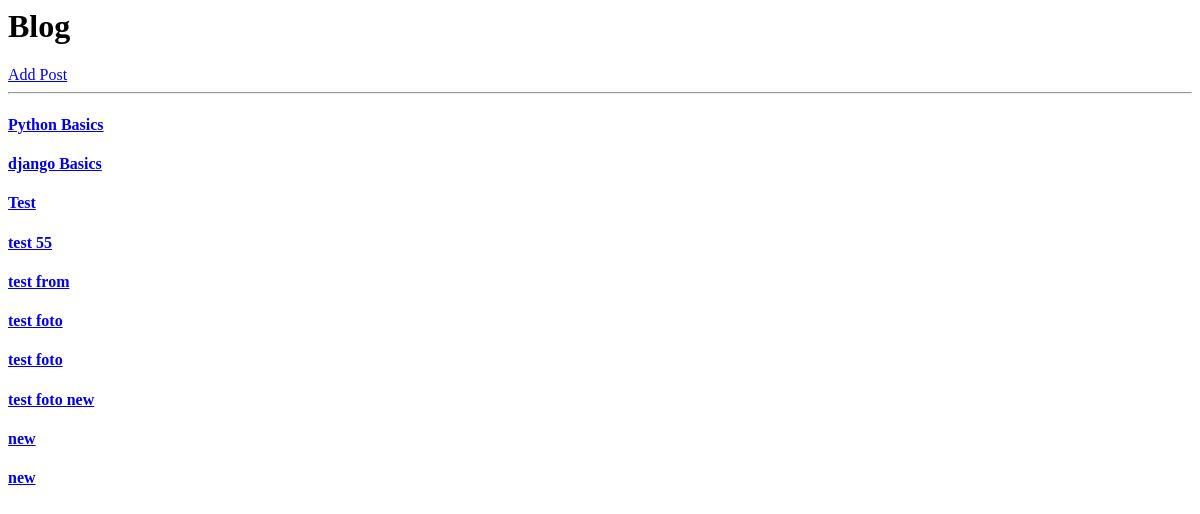
Page /blog/ on the earlier database version.
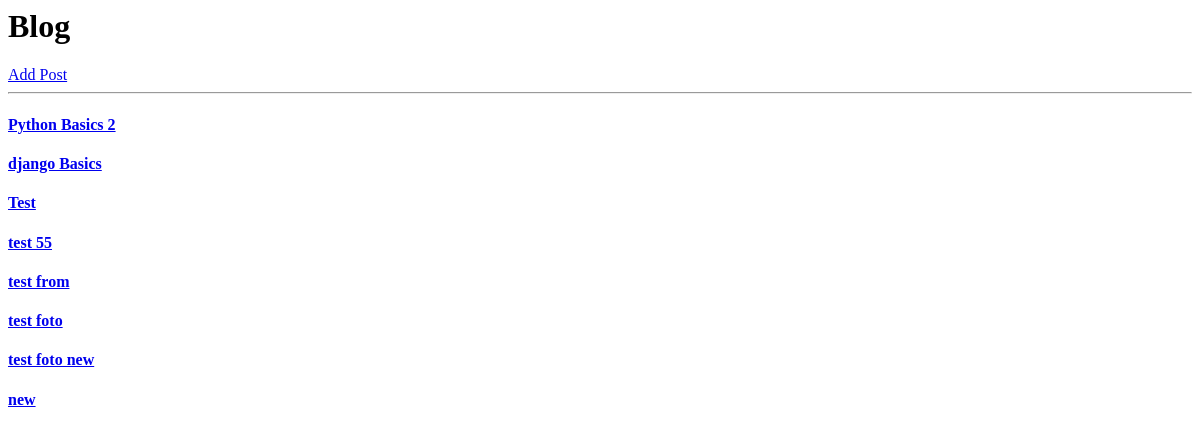
Same page on the later database version.
### posts/models.py (models this page shows)
class Post(models.Model):
    author = models.ForeignKey(User,related_name='post_author' , on_delete=models.SET_NULL,null=True)
    title = models.CharField(max_length=120)
    content = models.TextField(max_length=30000)
    publish_date = models.DateTimeField(default=timezone.now)
    image = models.ImageField(upload_to='posts')
    tags = TaggableManager()

### posts/views.py (the view)
# urls.py: path('blog/' , post_list),
def post_list(request):
    data = Post.objects.all() # list
    return render(request,'all_post.html',{'posts':data})  # 3 (request, 'html', context{})

### posts/templates/all_post.html
<h1>Blog</h1>
<a href="/blog/add">Add Post</a>
<hr>
{% for post in posts %}
    <h4><a href="/blog/{{post.id}}"> {{post.title}} </a></h4>
    {% endfor %}

Differences in the rows shown:
removed Post: title "test foto"
removed Post: title "new"
changed Post: title "Python Basics" → "Python Basics 2"
